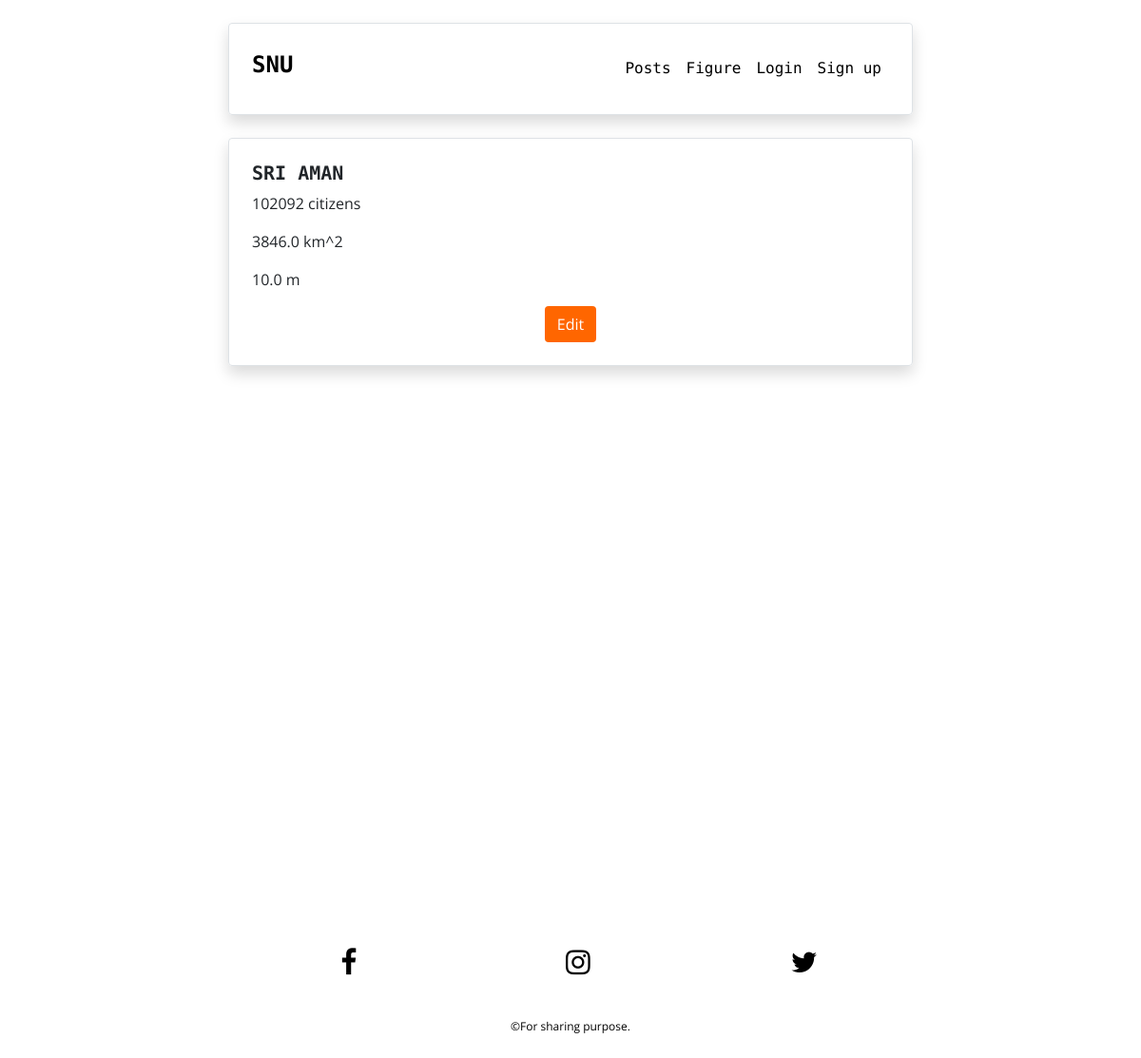
Screenshot of /figure/figure_detail/2 with the database file from the repository.
### figure/models.py (models this page shows, shortened)
class Division(models.Model):
	div_name = models.CharField(max_length=100, choices=DIVISION_CHOICES, default='KUCHING')
	div_img = models.ImageField('Division image', null=True, blank=True, upload_to='div_img/')
	population = models.IntegerField()
	area = models.FloatField(null=True)
	elevation = models.FloatField(null=True)
	class Meta:
		ordering = ['-population']

### figure/views.py (the view)
# urls.py: path('figure_detail/<int:pk>', FigureDetailView.as_view(), name='figure_detail'),
class FigureDetailView(DetailView):
	model = Division
	template_name = 'figure/figure_detail.html'

### figure/templates/figure/figure_detail.html
{% extends 'base.html' %}
{% block content %}
<div class="custom-div border shadow rounded p-4">
	<h5 class="font-weight-bold">{{ object.div_name }}</h5>
	<p>{{ object.population }} citizens</p>
	<p>{{ object.area }} km^2</p>
	<p>{{ object.elevation }} m</p>
	<div class="text-center">
		<a href="{% url 'figure_update' object.pk %}">
			<button class="btn btn-custom">Edit</button>
		</a>
	</div>
</div>
{% endblock %}

### ad03/static/css/main.css (style rules this page uses)
@media screen and (min-width: 600px) { .custom-div { margin: auto; width: 60%; } }
body { font-family: 'Open Sans', sans-serif; }
h1, h2, h3, h4, h5, h6 { font-family: 'Roboto Mono', monospace; }
.btn-custom { background-color: #ff6600; color: #fff; }

### rows the page displays
Division: div_name "SRI AMAN", population "102092", area "3846.0", elevation "10.0"
